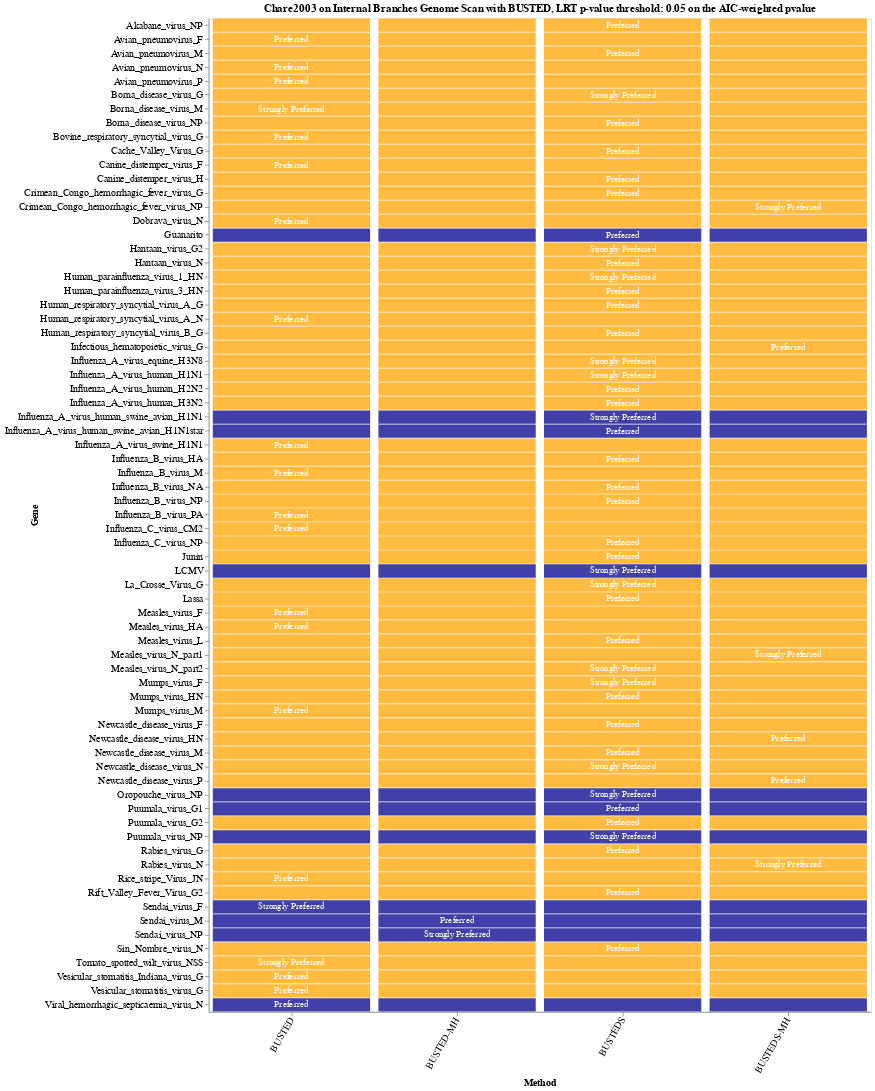

The code cell stored with this chart in its notebook:
### Code cell
source = df_main

pval_threshold = 0.05

heatmap = alt.Chart(source).mark_rect(opacity=0.75).encode(
    y = alt.Y('Gene'),
    x = alt.X('Method', axis=alt.Axis(labelAngle=-60)),
    color = alt.condition((alt.datum.p_value_averaged <= pval_threshold), 
                                alt.ColorValue('darkblue'), 
                                alt.ColorValue('orange')),
).properties(
    width=800,
    height=1200
)

text = heatmap.mark_text().encode(
    text='Annotation:O',
    color=alt.value('white'))

chart = alt.layer(heatmap, text).encode(
).configure_axis(
    labelFontSize=12,
    titleFontSize=12,
    labelLimit = 1000,
).configure_scale(bandPaddingInner=0.05).properties(
    title=TAG+" on Internal Branches Genome Scan with BUSTED, LRT p-value threshold: " + str(pval_threshold) + " on the AIC-weighted pvalue ")

chart

### Figure 1 — Vega-Lite specification as saved in the notebook (floating-point values rounded to 4 significant figures; data arrays with more than 128 entries replaced by an {"elided": "..."} marker saying what was removed)
{"config": {"view": {"continuousWidth": 400, "continuousHeight": 300}, "axis": {"labelFontSize": 12, "labelLimit": 1000, "titleFontSize": 12}, "scale": {"bandPaddingInner": 0.05}}, "layer": [{"mark": {"type": "rect", "opacity": 0.75}, "encoding": {"color": {"condition": {"value": "darkblue", "test": "(datum.p_value_averaged <= 0.05)"}, "value": "orange"}, "x": {"axis": {"labelAngle": -60}, "field": "Method", "type": "nominal"}, "y": {"field": "Gene", "type": "nominal"}}, "height": 1200, "width": 800}, {"mark": "text", "encoding": {"color": {"value": "white"}, "text": {"field": "Annotation", "type": "ordinal"}, "x": {"axis": {"labelAngle": -60}, "field": "Method", "type": "nominal"}, "y": {"field": "Gene", "type": "nominal"}}, "height": 1200, "width": 800}], "data": {"name": "data-622e12c0f15b19422842212a44bc25a6"}, "encoding": {}, "title": "Chare2003 on Internal Branches Genome Scan with BUSTED, LRT p-value threshold: 0.05 on the AIC-weighted pvalue ", "$schema": "https://vega.github.io/schema/vega-lite/v4.17.0.json", "datasets": {"data-622e12c0f15b19422842212a44bc25a6": {"elided": "284 records"}}}
